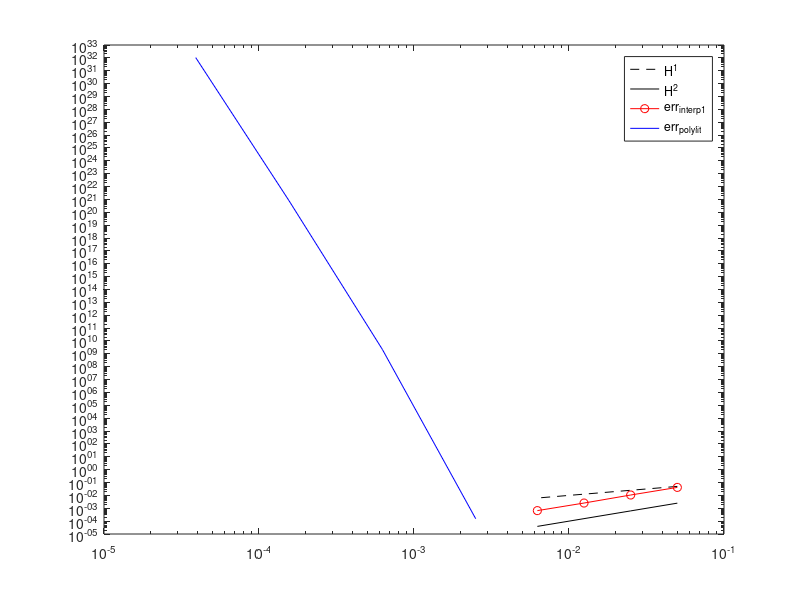

The MATLAB script that drew this image:
% Esercizio 6
clear all; close all;

% Intervalli di definizione
a = -2; b = 2;

% Funzione interpolante
f = @(x) exp(1-x).*((x+1).^2);

% rappresentazione della funzione
xvect = linspace( a, b, 1e3 );
yvect = f( xvect );
% figure(1);
% plot( xvect, yvect );
% hold on; grid on;

% vettori ausiliari
HH = [];
err_interp1 = [];
err_polyfit = [];

% al variare di N:
for nn = 10 .* ( 2 .^ (3:6) )
    % ampiezza sottointervalli
    H = (b-a)/nn;
    HH = [ HH H ];
    
    % nodi di interpolazione
    x_nod = linspace( a, b, nn+1 );
    y_nod = f( x_nod );
    
    % polinomio interpolatore composito lineare - interp1
    y_interp1 = interp1( x_nod, y_nod, xvect );
    
    % troncamento dell'errore
    err = norm( y_interp1 - yvect, inf );
    err_interp1 = [ err_interp1 err ];
    
    % nodi di Chebyshev-Gauss-Lobatto
    x_tilde = -cos( pi*(1: nn+1)/(nn+1)  );
    x_cgl = (a+b)/2 + ((b-a)/2)*x_tilde;
    y_cgl = f( x_cgl );
    
    % polinomio interpolatore dei nodi CGL - polyfit
    coeff_cgl = polyfit( x_cgl, y_cgl, nn );
    y_polyfit = polyval( coeff_cgl, xvect );
    
    % errore:
    err_polyfit = [ err_polyfit norm( yvect - y_polyfit, inf ) ];
end

loglog( HH, HH, 'k--', HH, HH.^2, 'k', HH, err_interp1, 'ro-', HH.^2, err_polyfit, 'b' );

% DOMANDA: perché err_polyfit ha asse x la HH^2?

legend( 'H^1', 'H^2', 'err_{interp1}', 'err_{polyfit}' );

%======================== COMMENTO ========================%
% Il polinomio interpolatore composito lineare (interp1) converge con
% ordine 2, infatti essendo f C^2 nell'intervallo di definizione.
